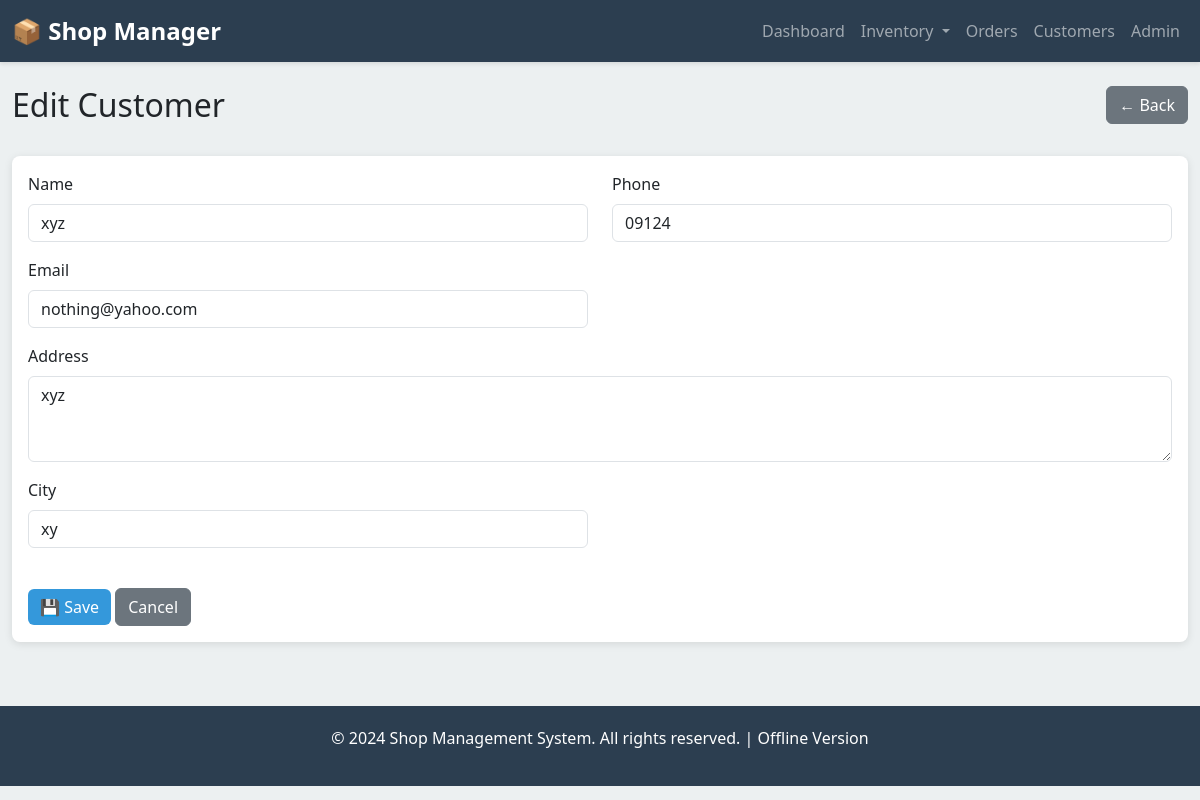
The app's page /customers/1/edit/ with its own data.
### inventory/models.py (models this page shows, shortened)
class Customer(models.Model):
    name = models.CharField(max_length=200)
    phone = models.CharField(max_length=20, blank=True)
    email = models.EmailField(blank=True)
    address = models.TextField(blank=True)
    city = models.CharField(max_length=100, blank=True)
    created_at = models.DateTimeField(auto_now_add=True)

### inventory/views.py (the view)
# urls.py: path('customers/<int:pk>/edit/', views.customer_edit, name='customer-edit'),
def customer_edit(request, pk):
    customer = get_object_or_404(Customer, pk=pk)
    if request.method == 'POST':
        form = CustomerForm(request.POST, instance=customer)
        if form.is_valid():
            form.save()
            messages.success(request, 'Customer updated successfully!')
            return redirect('customer-detail', pk=customer.pk)
    else:
        form = CustomerForm(instance=customer)
    context = {'form': form, 'customer': customer, 'title': 'Edit Customer'}
    return render(request, 'inventory/customer_form.html', context)

### inventory/forms.py
class CustomerForm(forms.ModelForm):
    class Meta:
        model = Customer
        fields = ['name', 'phone', 'email', 'address', 'city']
        widgets = {
            'name': forms.TextInput(attrs={'class': 'form-control', 'placeholder': 'Customer Name'}),
            'phone': forms.TextInput(attrs={'class': 'form-control', 'placeholder': 'Phone Number'}),
            'email': forms.EmailInput(attrs={'class': 'form-control', 'placeholder': 'Email'}),
            'address': forms.Textarea(attrs={'class': 'form-control', 'rows': 3, 'placeholder': 'Address'}),
            'city': forms.TextInput(attrs={'class': 'form-control', 'placeholder': 'City'}),
        }

### templates/inventory/customer_form.html (shortened to what this page needs)
{% extends 'base.html' %}
{% block content %}
<div class="row mb-4">
    <div class="col-md-8">
        <h2>{{ title }}</h2>
    </div>
    <div class="col-md-4">
        <a href="{% url 'customer-list' %}" class="btn btn-secondary float-end">← Back</a>
    </div>
</div>
<div class="card">
    <div class="card-body">
        <form method="post">
            <div class="row">
                {% for field in form %}
                    {% if field.field.widget.input_type == 'hidden' %}
                        {{ field }}
                    {% else %}
                        <div class="col-md-{% if field.widget_type == 'textarea' %}12{% else %}6{% endif %} mb-3">
                            <label for="{{ field.id_for_label }}" class="form-label">{{ field.label }}</label>
                            {{ field }}
                        </div>
                    {% endif %}
                {% endfor %}
            </div>
            <div class="mt-4">
                <button type="submit" class="btn btn-primary">💾 Save</button>
                <a href="{% url 'customer-list' %}" class="btn btn-secondary">Cancel</a>
            </div>
        </form>
    </div>
</div>
{% endblock %}

### templates/base.html (style rules this page uses)
:root { --primary-color: #2c3e50; --secondary-color: #3498db; --success-color: #27ae60; --danger-color: #e74c3c; --warning-color: #f39c12; }
body { background-color: #ecf0f1; font-family: 'Segoe UI', Tahoma, Geneva, Verdana, sans-serif; }
.card { border: none; box-shadow: 0 2px 8px rgba(0,0,0,0.1); border-radius: 8px; }
.btn-primary { background-color: var(--secondary-color); border: none; }

### records on screen
Customer: form "xyz" "09124" "nothing@yahoo.com" "xyz" "xy"

### other values on screen
{{ title }} "Edit Customer"
{{ field.label }} "Name" "Phone" "Email" "Address" "City"
